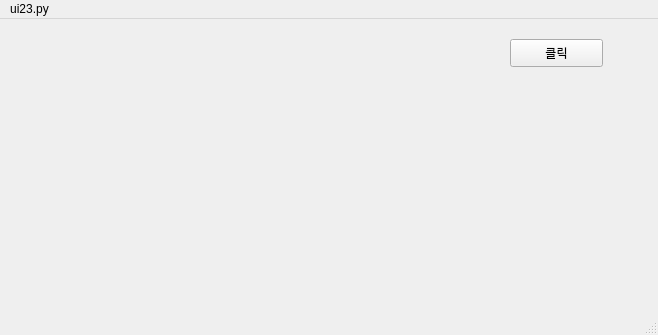
<?xml version="1.0" encoding="UTF-8"?>
<ui version="4.0">
 <class>MainWindow</class>
 <widget class="QMainWindow" name="MainWindow">
  <property name="geometry">
   <rect>
    <x>0</x>
    <y>0</y>
    <width>658</width>
    <height>335</height>
   </rect>
  </property>
  <property name="windowTitle">
   <string>MainWindow</string>
  </property>
  <widget class="QWidget" name="centralwidget">
   <widget class="QPushButton" name="pushButton">
    <property name="geometry">
     <rect>
      <x>510</x>
      <y>20</y>
      <width>93</width>
      <height>28</height>
     </rect>
    </property>
    <property name="text">
     <string>클릭</string>
    </property>
   </widget>
   <widget class="QLabel" name="label">
    <property name="geometry">
     <rect>
      <x>40</x>
      <y>20</y>
      <width>62</width>
      <height>15</height>
     </rect>
    </property>
    <property name="text">
     <string/>
    </property>
   </widget>
  </widget>
  <widget class="QMenuBar" name="menubar">
   <property name="geometry">
    <rect>
     <x>0</x>
     <y>0</y>
     <width>658</width>
     <height>26</height>
    </rect>
   </property>
   <widget class="QMenu" name="menuui23_py">
    <property name="title">
     <string>ui23.py</string>
    </property>
   </widget>
   <addaction name="menuui23_py"/>
  </widget>
  <widget class="QStatusBar" name="statusbar"/>
 </widget>
 <resources/>
 <connections/>
</ui>
